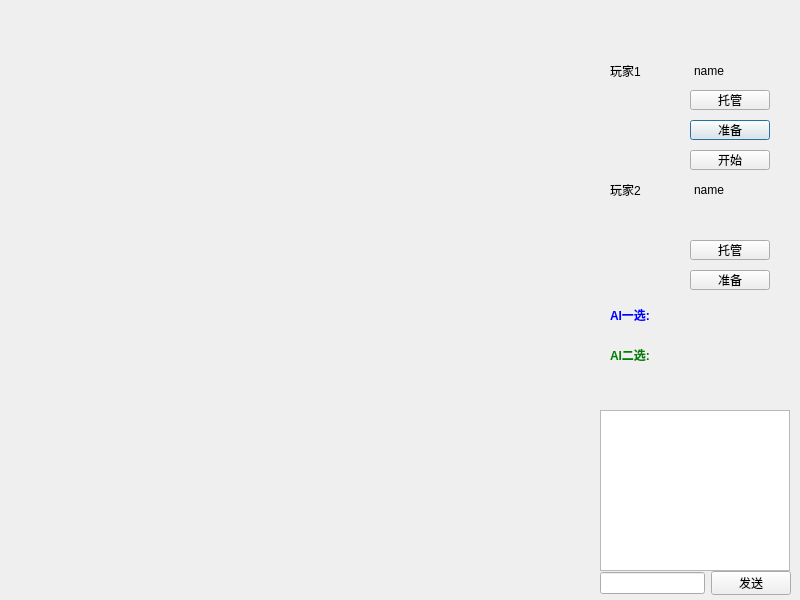
<?xml version="1.0" encoding="UTF-8"?>
<ui version="4.0">
 <class>roomDialog</class>
 <widget class="QDialog" name="roomDialog">
  <property name="geometry">
   <rect>
    <x>0</x>
    <y>0</y>
    <width>800</width>
    <height>600</height>
   </rect>
  </property>
  <property name="minimumSize">
   <size>
    <width>800</width>
    <height>600</height>
   </size>
  </property>
  <property name="maximumSize">
   <size>
    <width>800</width>
    <height>600</height>
   </size>
  </property>
  <property name="windowTitle">
   <string>Dialog</string>
  </property>
  <widget class="FiveInLine" name="widget" native="true">
   <property name="geometry">
    <rect>
     <x>0</x>
     <y>0</y>
     <width>600</width>
     <height>600</height>
    </rect>
   </property>
   <property name="minimumSize">
    <size>
     <width>600</width>
     <height>600</height>
    </size>
   </property>
   <property name="maximumSize">
    <size>
     <width>600</width>
     <height>600</height>
    </size>
   </property>
  </widget>
  <widget class="QLabel" name="lb_player1_icon">
   <property name="geometry">
    <rect>
     <x>620</x>
     <y>110</y>
     <width>54</width>
     <height>60</height>
    </rect>
   </property>
   <property name="text">
    <string/>
   </property>
   <property name="pixmap">
    <pixmap resource="resource.qrc">:/icon/slotwait.png</pixmap>
   </property>
   <property name="scaledContents">
    <bool>true</bool>
   </property>
  </widget>
  <widget class="QPushButton" name="pb_player1_ready">
   <property name="geometry">
    <rect>
     <x>690</x>
     <y>120</y>
     <width>80</width>
     <height>20</height>
    </rect>
   </property>
   <property name="text">
    <string>准备</string>
   </property>
   <property name="checkable">
    <bool>true</bool>
   </property>
  </widget>
  <widget class="QPushButton" name="pb_begin">
   <property name="geometry">
    <rect>
     <x>690</x>
     <y>150</y>
     <width>80</width>
     <height>20</height>
    </rect>
   </property>
   <property name="text">
    <string>开始</string>
   </property>
  </widget>
  <widget class="QLabel" name="lb_player2_icon">
   <property name="geometry">
    <rect>
     <x>620</x>
     <y>230</y>
     <width>54</width>
     <height>60</height>
    </rect>
   </property>
   <property name="text">
    <string/>
   </property>
   <property name="pixmap">
    <pixmap resource="resource.qrc">:/icon/slotwait.png</pixmap>
   </property>
   <property name="scaledContents">
    <bool>true</bool>
   </property>
  </widget>
  <widget class="QPushButton" name="pb_player2_ready">
   <property name="geometry">
    <rect>
     <x>690</x>
     <y>270</y>
     <width>80</width>
     <height>20</height>
    </rect>
   </property>
   <property name="text">
    <string>准备</string>
   </property>
   <property name="checkable">
    <bool>true</bool>
   </property>
  </widget>
  <widget class="QTextBrowser" name="tb_chatshow">
   <property name="geometry">
    <rect>
     <x>600</x>
     <y>410</y>
     <width>190</width>
     <height>161</height>
    </rect>
   </property>
  </widget>
  <widget class="QWidget" name="layoutWidget">
   <property name="geometry">
    <rect>
     <x>600</x>
     <y>571</y>
     <width>191</width>
     <height>24</height>
    </rect>
   </property>
   <layout class="QGridLayout" name="gridLayout">
    <item row="0" column="0">
     <widget class="QLineEdit" name="le_chat"/>
    </item>
    <item row="0" column="1">
     <widget class="QPushButton" name="pb_send">
      <property name="text">
       <string>发送</string>
      </property>
     </widget>
    </item>
   </layout>
  </widget>
  <widget class="QWidget" name="layoutWidget">
   <property name="geometry">
    <rect>
     <x>610</x>
     <y>60</y>
     <width>161</width>
     <height>21</height>
    </rect>
   </property>
   <layout class="QGridLayout" name="gridLayout_2">
    <item row="0" column="0">
     <widget class="QLabel" name="lb_player1">
      <property name="text">
       <string>玩家1</string>
      </property>
     </widget>
    </item>
    <item row="0" column="1">
     <widget class="QLabel" name="lb_player1_name">
      <property name="text">
       <string>name</string>
      </property>
     </widget>
    </item>
   </layout>
  </widget>
  <widget class="QWidget" name="layoutWidget">
   <property name="geometry">
    <rect>
     <x>610</x>
     <y>180</y>
     <width>161</width>
     <height>20</height>
    </rect>
   </property>
   <layout class="QGridLayout" name="gridLayout_3">
    <item row="0" column="0">
     <widget class="QLabel" name="lb_player2">
      <property name="text">
       <string>玩家2</string>
      </property>
     </widget>
    </item>
    <item row="0" column="1">
     <widget class="QLabel" name="lb_player2_name">
      <property name="text">
       <string>name</string>
      </property>
     </widget>
    </item>
   </layout>
  </widget>
  <widget class="QPushButton" name="pb_player1_cpu">
   <property name="geometry">
    <rect>
     <x>690</x>
     <y>90</y>
     <width>80</width>
     <height>20</height>
    </rect>
   </property>
   <property name="text">
    <string>托管</string>
   </property>
   <property name="checkable">
    <bool>true</bool>
   </property>
  </widget>
  <widget class="QPushButton" name="pb_player2_cpu">
   <property name="geometry">
    <rect>
     <x>690</x>
     <y>240</y>
     <width>80</width>
     <height>20</height>
    </rect>
   </property>
   <property name="text">
    <string>托管</string>
   </property>
   <property name="checkable">
    <bool>true</bool>
   </property>
  </widget>
  <widget class="QLabel" name="lb_ai_best1">
   <property name="geometry">
    <rect>
     <x>610</x>
     <y>300</y>
     <width>180</width>
     <height>30</height>
    </rect>
   </property>
   <property name="text">
    <string>AI一选: </string>
   </property>
   <property name="styleSheet">
    <string>color: rgb(0, 0, 255); font-weight: bold;</string>
   </property>
  </widget>
  <widget class="QLabel" name="lb_ai_best2">
   <property name="geometry">
    <rect>
     <x>610</x>
     <y>340</y>
     <width>180</width>
     <height>30</height>
    </rect>
   </property>
   <property name="text">
    <string>AI二选: </string>
   </property>
   <property name="styleSheet">
    <string>color: rgb(0, 128, 0); font-weight: bold;</string>
   </property>
  </widget>
 </widget>
 <customwidgets>
  <customwidget>
   <class>FiveInLine</class>
   <extends>QWidget</extends>
   <header location="global">fiveinline.h</header>
   <container>1</container>
  </customwidget>
 </customwidgets>
 <resources>
  <include location="resource.qrc"/>
 </resources>
 <connections/>
</ui>
